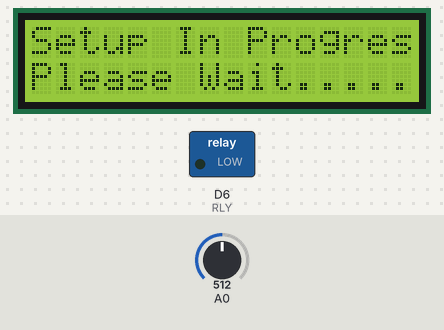
Simulated run of this sketch. Board: ESP8266 (NodeMCU). On the bench: 16×2 character LCD, switched loads named in the sketch (green lamp = pin HIGH). Inputs (shaded band) come from the test bench; at power-on: A0 = 512. WiFi joins after 1.5 s; servers stay silent unless stated; what the sketch prints to the serial monitor is not drawn.

Above: at 0.1 s.
At 121.9 s:
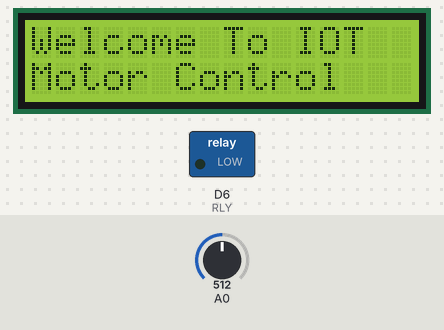

The sketch:

iOt_motor_ctrl.ino
```cpp
#include <LiquidCrystal.h>
#include <ArduinoOTA.h>
#define BLYNK_PRINT Serial
#include <ESP8266WiFi.h>
#include <BlynkSimpleEsp8266.h>

char auth[] = "6yCV7O58nOomqRstWXoPJgOjS5o53IUn";
char ssid[] = "Arun"; // username or ssid of your WI-FI
char pass[] = "9739520911"; // password of your Wi-Fi

float water_level = 0.0;

#define BUZZ D4
#define RLY D6
#define RS D0
#define EN D1
#define d4 D2
#define d5 D3
#define d6 D4
#define d7 D5

#define TRUE 1
#define FALSE 0

LiquidCrystal lcd(RS, EN, d4, d5, d6, d7);

void buzz(int beep_no)
{
  while(beep_no--)
  {
    digitalWrite(BUZZ, HIGH);
    delay(100);
    digitalWrite(BUZZ, LOW);
    delay(100);
  }
}

void relay_out(int relay_state)
{
  if (relay_state == TRUE )
  {
    digitalWrite(RLY ,HIGH);
  }
  else if (relay_state == FALSE)
  {
    digitalWrite(RLY ,LOW);
  }
}

void setup()
{
  Serial.begin(9600);
  Serial.print("System Booting, please Wait");

  pinMode(BUZZ, OUTPUT);
  pinMode(RLY, OUTPUT);
  pinMode(RS, OUTPUT);
  pinMode(EN, OUTPUT);
  pinMode(d4, OUTPUT);
  pinMode(d5, OUTPUT);
  pinMode(d6, OUTPUT);
  pinMode(d7, OUTPUT);
  pinMode(A0, INPUT);

  lcd.begin(16,2);
  lcd.clear();
  lcd.setCursor(0, 0);
  lcd.print("Setup In Progress");
  lcd.setCursor(0, 1);
  lcd.print("Please Wait..... ");

  delay(60000);
  delay(60000);

  Blynk.begin(auth, ssid, pass);

  lcd.clear();
  lcd.setCursor(0, 0);
  lcd.print("Welcome To IOT");
  lcd.setCursor(0, 1);
  lcd.print("Motor Control");

}

void loop()
{
  water_level = analogRead(A0);
  Blynk.run();
}
```
